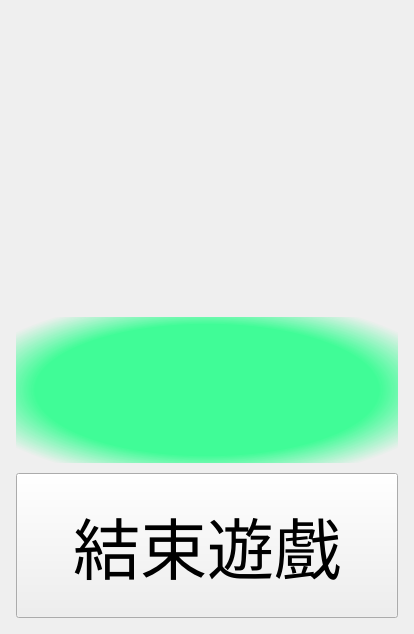
<?xml version="1.0" encoding="UTF-8"?>
<ui version="4.0">
 <class>Widget</class>
 <widget class="QWidget" name="Widget">
  <property name="geometry">
   <rect>
    <x>0</x>
    <y>0</y>
    <width>414</width>
    <height>634</height>
   </rect>
  </property>
  <property name="sizePolicy">
   <sizepolicy hsizetype="Fixed" vsizetype="Fixed">
    <horstretch>0</horstretch>
    <verstretch>0</verstretch>
   </sizepolicy>
  </property>
  <property name="font">
   <font>
    <pointsize>24</pointsize>
   </font>
  </property>
  <property name="windowTitle">
   <string>Widget</string>
  </property>
  <layout class="QGridLayout" name="gamebox">
   <property name="leftMargin">
    <number>0</number>
   </property>
   <property name="topMargin">
    <number>0</number>
   </property>
   <property name="rightMargin">
    <number>0</number>
   </property>
   <property name="bottomMargin">
    <number>0</number>
   </property>
   <property name="spacing">
    <number>0</number>
   </property>
   <item row="0" column="0">
    <widget class="QStackedWidget" name="stackedWidget">
     <property name="currentIndex">
      <number>0</number>
     </property>
     <widget class="QWidget" name="Page_home">
      <layout class="QGridLayout" name="gridLayout_2">
       <property name="sizeConstraint">
        <enum>QLayout::SetDefaultConstraint</enum>
       </property>
       <item row="0" column="0">
        <layout class="QVBoxLayout" name="VLayout_ph">
         <property name="spacing">
          <number>10</number>
         </property>
         <property name="sizeConstraint">
          <enum>QLayout::SetDefaultConstraint</enum>
         </property>
         <property name="leftMargin">
          <number>5</number>
         </property>
         <property name="topMargin">
          <number>5</number>
         </property>
         <property name="rightMargin">
          <number>5</number>
         </property>
         <property name="bottomMargin">
          <number>5</number>
         </property>
         <item>
          <spacer name="verticalSpacer">
           <property name="orientation">
            <enum>Qt::Vertical</enum>
           </property>
           <property name="sizeType">
            <enum>QSizePolicy::Expanding</enum>
           </property>
           <property name="sizeHint" stdset="0">
            <size>
             <width>20</width>
             <height>20</height>
            </size>
           </property>
          </spacer>
         </item>
         <item>
          <widget class="QPushButton" name="PB_home_play">
           <property name="sizePolicy">
            <sizepolicy hsizetype="Expanding" vsizetype="Expanding">
             <horstretch>0</horstretch>
             <verstretch>0</verstretch>
            </sizepolicy>
           </property>
           <property name="font">
            <font>
             <pointsize>50</pointsize>
             <kerning>true</kerning>
            </font>
           </property>
           <property name="focusPolicy">
            <enum>Qt::NoFocus</enum>
           </property>
           <property name="contextMenuPolicy">
            <enum>Qt::NoContextMenu</enum>
           </property>
           <property name="acceptDrops">
            <bool>true</bool>
           </property>
           <property name="layoutDirection">
            <enum>Qt::LeftToRight</enum>
           </property>
           <property name="styleSheet">
            <string notr="true">background-color: rgba( 255, 255, 255, 0% );
border-color: rgba( 255, 255, 255, 0% );
border-style: outset;</string>
           </property>
           <property name="text">
            <string/>
           </property>
           <property name="iconSize">
            <size>
             <width>351</width>
             <height>150</height>
            </size>
           </property>
           <property name="flat">
            <bool>true</bool>
           </property>
          </widget>
         </item>
         <item>
          <widget class="QPushButton" name="pushButton_2">
           <property name="sizePolicy">
            <sizepolicy hsizetype="Minimum" vsizetype="Expanding">
             <horstretch>0</horstretch>
             <verstretch>0</verstretch>
            </sizepolicy>
           </property>
           <property name="font">
            <font>
             <pointsize>50</pointsize>
            </font>
           </property>
           <property name="mouseTracking">
            <bool>false</bool>
           </property>
           <property name="focusPolicy">
            <enum>Qt::NoFocus</enum>
           </property>
           <property name="contextMenuPolicy">
            <enum>Qt::NoContextMenu</enum>
           </property>
           <property name="acceptDrops">
            <bool>true</bool>
           </property>
           <property name="styleSheet">
            <string notr="true">background-color:qradialgradient(spread:reflect, cx:0.5, cy:0.5, radius:0.9, fx:0.5, fy:0.5, stop:0.5 rgba(25, 255, 131, 208), stop:0.710227 rgba(255, 255, 255, 0));
border-style: outset;</string>
           </property>
           <property name="text">
            <string/>
           </property>
           <property name="iconSize">
            <size>
             <width>100</width>
             <height>100</height>
            </size>
           </property>
           <property name="checkable">
            <bool>false</bool>
           </property>
           <property name="autoRepeat">
            <bool>false</bool>
           </property>
           <property name="autoExclusive">
            <bool>false</bool>
           </property>
           <property name="autoRepeatDelay">
            <number>290</number>
           </property>
           <property name="autoDefault">
            <bool>false</bool>
           </property>
           <property name="default">
            <bool>false</bool>
           </property>
           <property name="flat">
            <bool>false</bool>
           </property>
          </widget>
         </item>
         <item>
          <widget class="QPushButton" name="pushButton_3">
           <property name="sizePolicy">
            <sizepolicy hsizetype="Minimum" vsizetype="Expanding">
             <horstretch>0</horstretch>
             <verstretch>0</verstretch>
            </sizepolicy>
           </property>
           <property name="font">
            <font>
             <pointsize>50</pointsize>
            </font>
           </property>
           <property name="styleSheet">
            <string notr="true"/>
           </property>
           <property name="text">
            <string>結束遊戲</string>
           </property>
          </widget>
         </item>
        </layout>
       </item>
      </layout>
     </widget>
     <widget class="QWidget" name="Page_choose">
      <layout class="QGridLayout" name="gridLayout_4">
       <property name="leftMargin">
        <number>0</number>
       </property>
       <property name="topMargin">
        <number>0</number>
       </property>
       <property name="rightMargin">
        <number>0</number>
       </property>
       <property name="bottomMargin">
        <number>0</number>
       </property>
       <property name="spacing">
        <number>0</number>
       </property>
       <item row="0" column="0">
        <layout class="QGridLayout" name="GLayout_pc">
         <property name="leftMargin">
          <number>20</number>
         </property>
         <property name="topMargin">
          <number>20</number>
         </property>
         <property name="rightMargin">
          <number>20</number>
         </property>
         <property name="bottomMargin">
          <number>20</number>
         </property>
         <property name="spacing">
          <number>10</number>
         </property>
         <item row="2" column="0" colspan="2">
          <widget class="QPushButton" name="pushButton_8">
           <property name="sizePolicy">
            <sizepolicy hsizetype="Minimum" vsizetype="Expanding">
             <horstretch>0</horstretch>
             <verstretch>0</verstretch>
            </sizepolicy>
           </property>
           <property name="font">
            <font>
             <pointsize>40</pointsize>
            </font>
           </property>
           <property name="text">
            <string>GO!!!</string>
           </property>
          </widget>
         </item>
         <item row="1" column="0" colspan="2">
          <spacer name="verticalSpacer_2">
           <property name="orientation">
            <enum>Qt::Vertical</enum>
           </property>
           <property name="sizeHint" stdset="0">
            <size>
             <width>20</width>
             <height>40</height>
            </size>
           </property>
          </spacer>
         </item>
         <item row="0" column="0" colspan="2">
          <layout class="QGridLayout" name="gridLayout_3">
           <item row="4" column="2">
            <widget class="QPushButton" name="PB_sec_DW">
             <property name="font">
              <font>
               <weight>75</weight>
               <bold>true</bold>
              </font>
             </property>
             <property name="text">
              <string>&lt;</string>
             </property>
            </widget>
           </item>
           <item row="3" column="0">
            <widget class="QLabel" name="label_2">
             <property name="font">
              <font>
               <pointsize>40</pointsize>
              </font>
             </property>
             <property name="text">
              <string>數量</string>
             </property>
            </widget>
           </item>
           <item row="2" column="0">
            <widget class="QLabel" name="label">
             <property name="font">
              <font>
               <pointsize>40</pointsize>
              </font>
             </property>
             <property name="text">
              <string>範圍</string>
             </property>
            </widget>
           </item>
           <item row="4" column="0">
            <widget class="QLabel" name="label_3">
             <property name="font">
              <font>
               <pointsize>40</pointsize>
              </font>
             </property>
             <property name="text">
              <string>秒數</string>
             </property>
            </widget>
           </item>
           <item row="4" column="3">
            <widget class="QPushButton" name="PB_sec_UP">
             <property name="sizePolicy">
              <sizepolicy hsizetype="Minimum" vsizetype="Fixed">
               <horstretch>0</horstretch>
               <verstretch>0</verstretch>
              </sizepolicy>
             </property>
             <property name="font">
              <font>
               <weight>75</weight>
               <bold>true</bold>
              </font>
             </property>
             <property name="text">
              <string>&gt;</string>
             </property>
            </widget>
           </item>
           <item row="1" column="0" colspan="4">
            <widget class="QPushButton" name="pushButton_4">
             <property name="sizePolicy">
              <sizepolicy hsizetype="Expanding" vsizetype="Expanding">
               <horstretch>0</horstretch>
               <verstretch>0</verstretch>
              </sizepolicy>
             </property>
             <property name="text">
              <string>back</string>
             </property>
            </widget>
           </item>
           <item row="4" column="1">
            <widget class="QLabel" name="label_sec">
             <property name="font">
              <font>
               <pointsize>40</pointsize>
              </font>
             </property>
             <property name="text">
              <string>1</string>
             </property>
             <property name="alignment">
              <set>Qt::AlignCenter</set>
             </property>
            </widget>
           </item>
           <item row="3" column="2">
            <widget class="QPushButton" name="PB_amount_DW">
             <property name="font">
              <font>
               <weight>75</weight>
               <bold>true</bold>
              </font>
             </property>
             <property name="text">
              <string>&lt;</string>
             </property>
            </widget>
           </item>
           <item row="2" column="2">
            <widget class="QPushButton" name="PB_range_DW">
             <property name="font">
              <font>
               <pointsize>24</pointsize>
               <weight>75</weight>
               <bold>true</bold>
              </font>
             </property>
             <property name="text">
              <string>&lt;</string>
             </property>
            </widget>
           </item>
           <item row="3" column="3">
            <widget class="QPushButton" name="PB_amount_UP">
             <property name="font">
              <font>
               <weight>75</weight>
               <bold>true</bold>
              </font>
             </property>
             <property name="text">
              <string>&gt;</string>
             </property>
            </widget>
           </item>
           <item row="2" column="3">
            <widget class="QPushButton" name="PB_range_UP">
             <property name="font">
              <font>
               <weight>75</weight>
               <bold>true</bold>
              </font>
             </property>
             <property name="text">
              <string>&gt;</string>
             </property>
            </widget>
           </item>
           <item row="3" column="1">
            <widget class="QLabel" name="label_amount">
             <property name="font">
              <font>
               <pointsize>40</pointsize>
              </font>
             </property>
             <property name="text">
              <string>3</string>
             </property>
             <property name="alignment">
              <set>Qt::AlignCenter</set>
             </property>
            </widget>
           </item>
           <item row="2" column="1">
            <widget class="QLabel" name="label_range">
             <property name="sizePolicy">
              <sizepolicy hsizetype="Preferred" vsizetype="Preferred">
               <horstretch>0</horstretch>
               <verstretch>0</verstretch>
              </sizepolicy>
             </property>
             <property name="font">
              <font>
               <pointsize>40</pointsize>
              </font>
             </property>
             <property name="text">
              <string>3</string>
             </property>
             <property name="alignment">
              <set>Qt::AlignCenter</set>
             </property>
            </widget>
           </item>
          </layout>
         </item>
        </layout>
       </item>
      </layout>
     </widget>
     <widget class="QWidget" name="Page_play">
      <layout class="QGridLayout" name="gridLayout_6" rowstretch="0">
       <property name="leftMargin">
        <number>2</number>
       </property>
       <property name="topMargin">
        <number>2</number>
       </property>
       <property name="rightMargin">
        <number>2</number>
       </property>
       <property name="bottomMargin">
        <number>2</number>
       </property>
       <property name="spacing">
        <number>2</number>
       </property>
       <item row="0" column="0">
        <layout class="QGridLayout" name="GLayout_pp">
         <property name="leftMargin">
          <number>2</number>
         </property>
         <property name="topMargin">
          <number>2</number>
         </property>
         <property name="rightMargin">
          <number>2</number>
         </property>
         <property name="bottomMargin">
          <number>2</number>
         </property>
         <property name="horizontalSpacing">
          <number>3</number>
         </property>
         <property name="verticalSpacing">
          <number>2</number>
         </property>
         <item row="1" column="0">
          <widget class="QPushButton" name="pushButton_10">
           <property name="sizePolicy">
            <sizepolicy hsizetype="Minimum" vsizetype="Expanding">
             <horstretch>0</horstretch>
             <verstretch>0</verstretch>
            </sizepolicy>
           </property>
           <property name="font">
            <font>
             <family>MV Boli</family>
             <pointsize>30</pointsize>
             <weight>50</weight>
             <bold>false</bold>
            </font>
           </property>
           <property name="focusPolicy">
            <enum>Qt::NoFocus</enum>
           </property>
           <property name="text">
            <string>提示</string>
           </property>
          </widget>
         </item>
         <item row="4" column="0" colspan="2">
          <widget class="QProgressBar" name="timerbar">
           <property name="sizePolicy">
            <sizepolicy hsizetype="Expanding" vsizetype="Expanding">
             <horstretch>0</horstretch>
             <verstretch>0</verstretch>
            </sizepolicy>
           </property>
           <property name="layoutDirection">
            <enum>Qt::LeftToRight</enum>
           </property>
           <property name="value">
            <number>0</number>
           </property>
           <property name="textVisible">
            <bool>false</bool>
           </property>
          </widget>
         </item>
         <item row="1" column="1">
          <widget class="QPushButton" name="pushButton_9">
           <property name="sizePolicy">
            <sizepolicy hsizetype="Minimum" vsizetype="Expanding">
             <horstretch>0</horstretch>
             <verstretch>0</verstretch>
            </sizepolicy>
           </property>
           <property name="focusPolicy">
            <enum>Qt::NoFocus</enum>
           </property>
           <property name="text">
            <string>離開</string>
           </property>
           <property name="checkable">
            <bool>false</bool>
           </property>
           <property name="checked">
            <bool>false</bool>
           </property>
           <property name="autoRepeat">
            <bool>true</bool>
           </property>
           <property name="autoExclusive">
            <bool>true</bool>
           </property>
           <property name="autoDefault">
            <bool>true</bool>
           </property>
           <property name="default">
            <bool>false</bool>
           </property>
           <property name="flat">
            <bool>false</bool>
           </property>
          </widget>
         </item>
         <item row="5" column="0" colspan="2">
          <widget class="QProgressBar" name="progressBar">
           <property name="sizePolicy">
            <sizepolicy hsizetype="Expanding" vsizetype="Expanding">
             <horstretch>0</horstretch>
             <verstretch>0</verstretch>
            </sizepolicy>
           </property>
           <property name="contextMenuPolicy">
            <enum>Qt::DefaultContextMenu</enum>
           </property>
           <property name="styleSheet">
            <string notr="true">

 QProgressBar::chunk {
     background-color: #05B8CC;
     width: 20px;
 }</string>
           </property>
           <property name="value">
            <number>0</number>
           </property>
           <property name="textVisible">
            <bool>false</bool>
           </property>
           <property name="orientation">
            <enum>Qt::Horizontal</enum>
           </property>
          </widget>
         </item>
         <item row="3" column="0" colspan="2">
          <widget class="QWidget" name="BPlaybox" native="true">
           <property name="sizePolicy">
            <sizepolicy hsizetype="Expanding" vsizetype="Expanding">
             <horstretch>0</horstretch>
             <verstretch>0</verstretch>
            </sizepolicy>
           </property>
           <property name="minimumSize">
            <size>
             <width>0</width>
             <height>250</height>
            </size>
           </property>
           <layout class="QGridLayout" name="playbox">
            <property name="sizeConstraint">
             <enum>QLayout::SetDefaultConstraint</enum>
            </property>
           </layout>
          </widget>
         </item>
         <item row="2" column="0">
          <widget class="QLabel" name="label_4">
           <property name="text">
            <string>TextLabel</string>
           </property>
          </widget>
         </item>
        </layout>
       </item>
      </layout>
     </widget>
    </widget>
   </item>
  </layout>
 </widget>
 <layoutdefault spacing="6" margin="11"/>
 <resources/>
 <connections/>
</ui>
